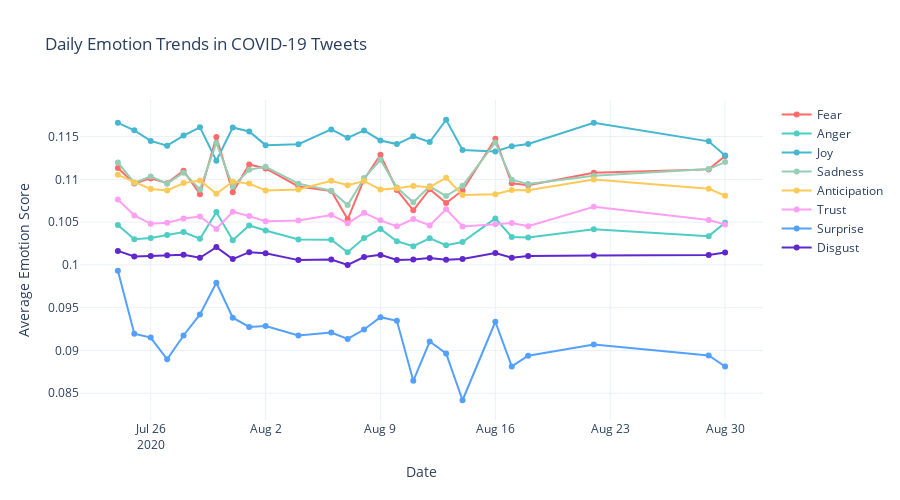
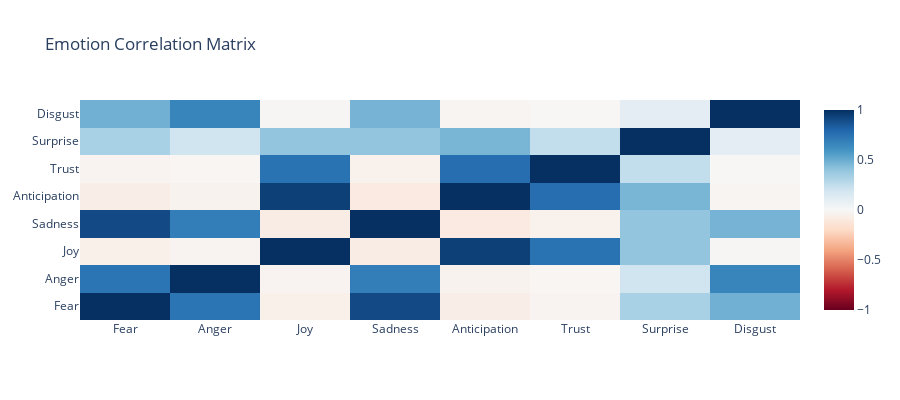

Here is the notebook cell these charts were saved with, in order:
### Code cell
# Visualize emotion patterns
emotion_columns = [f'emotion_{emotion}' for emotion in emotion_df.columns]

# Calculate daily emotion averages
daily_emotions = original_tweets.groupby(original_tweets['date'].dt.date)[emotion_columns].mean()

# Create emotion trend plot
fig = go.Figure()

colors = ['#FF6B6B', '#4ECDC4', '#45B7D1', '#96CEB4', '#FECA57', '#FF9FF3', '#54A0FF', '#5F27CD']

for i, emotion_col in enumerate(emotion_columns):
    emotion_name = emotion_col.replace('emotion_', '').capitalize()
    fig.add_trace(
        go.Scatter(
            x=daily_emotions.index,
            y=daily_emotions[emotion_col],
            mode='lines+markers',
            name=emotion_name,
            line=dict(color=colors[i % len(colors)], width=2)
        )
    )

fig.update_layout(
    title='Daily Emotion Trends in COVID-19 Tweets',
    xaxis_title='Date',
    yaxis_title='Average Emotion Score',
    template='plotly_white',
    height=500,
    hovermode='x unified'
)

fig.show()

# Create emotion correlation heatmap
emotion_corr = original_tweets[emotion_columns].corr()

fig_heatmap = go.Figure(data=go.Heatmap(
    z=emotion_corr.values,
    x=[col.replace('emotion_', '').capitalize() for col in emotion_corr.columns],
    y=[col.replace('emotion_', '').capitalize() for col in emotion_corr.index],
    colorscale='RdBu',
    zmid=0
))

fig_heatmap.update_layout(
    title='Emotion Correlation Matrix',
    template='plotly_white',
    height=400
)

fig_heatmap.show()
